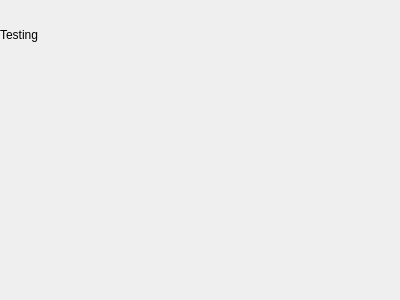
<?xml version="1.0" encoding="UTF-8"?>
<ui version="4.0">
 <class>Testing</class>
 <widget class="QWidget" name="Testing">
  <property name="geometry">
   <rect>
    <x>0</x>
    <y>0</y>
    <width>400</width>
    <height>300</height>
   </rect>
  </property>
  <property name="sizePolicy">
   <sizepolicy hsizetype="Preferred" vsizetype="Preferred">
    <horstretch>1</horstretch>
    <verstretch>0</verstretch>
   </sizepolicy>
  </property>
  <property name="minimumSize">
   <size>
    <width>80</width>
    <height>0</height>
   </size>
  </property>
  <property name="windowTitle">
   <string>Form</string>
  </property>
  <layout class="QVBoxLayout" name="verticalLayout">
   <property name="spacing">
    <number>0</number>
   </property>
   <property name="margin">
    <number>0</number>
   </property>
   <item>
    <widget class="QFrame" name="frame_8">
     <property name="minimumSize">
      <size>
       <width>0</width>
       <height>28</height>
      </size>
     </property>
     <property name="maximumSize">
      <size>
       <width>16777215</width>
       <height>28</height>
      </size>
     </property>
     <property name="styleSheet">
      <string notr="true">background-image: url(:/Images/toolbar.png)</string>
     </property>
     <property name="lineWidth">
      <number>0</number>
     </property>
    </widget>
   </item>
   <item>
    <widget class="QLabel" name="label">
     <property name="text">
      <string>Testing</string>
     </property>
    </widget>
   </item>
   <item>
    <spacer name="verticalSpacer">
     <property name="orientation">
      <enum>Qt::Vertical</enum>
     </property>
     <property name="sizeHint" stdset="0">
      <size>
       <width>20</width>
       <height>255</height>
      </size>
     </property>
    </spacer>
   </item>
  </layout>
 </widget>
 <resources/>
 <connections/>
</ui>
